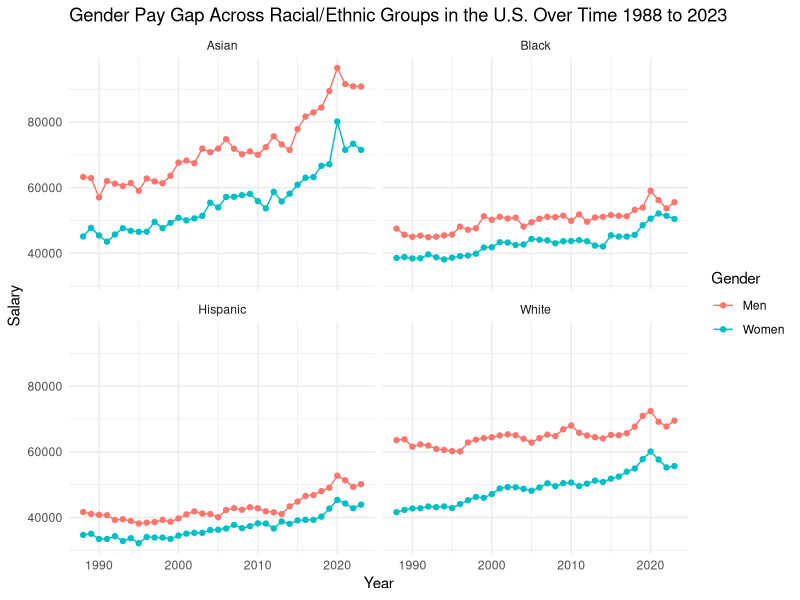
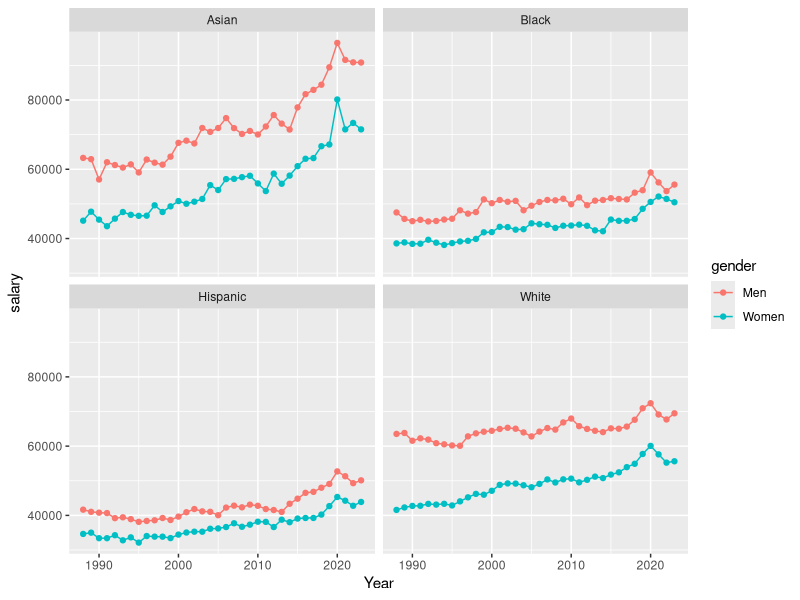
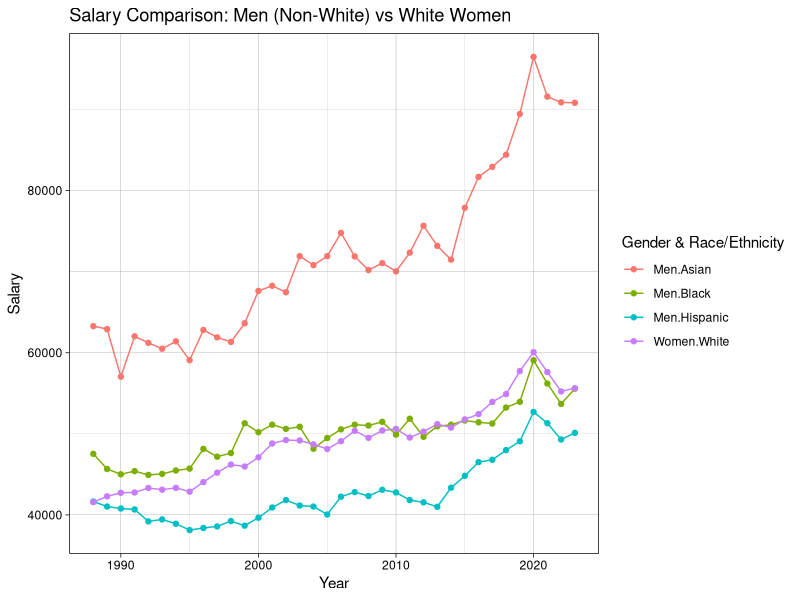
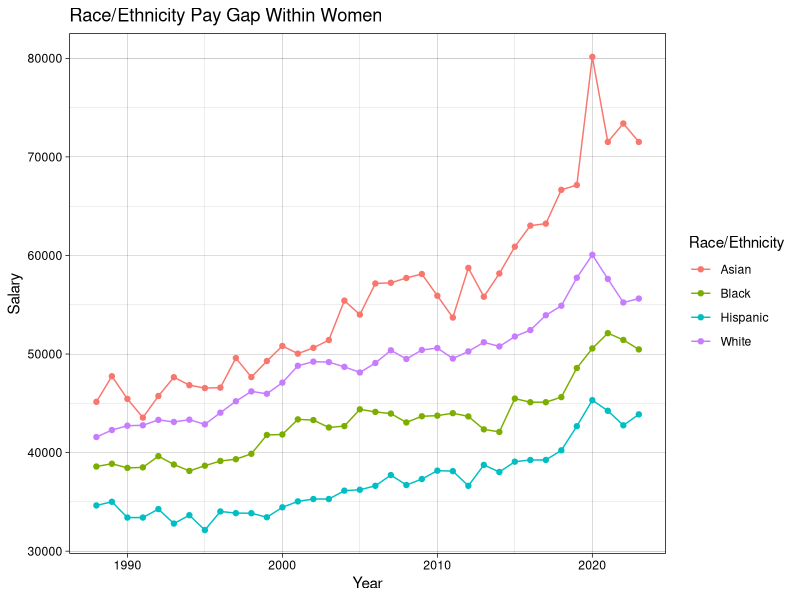
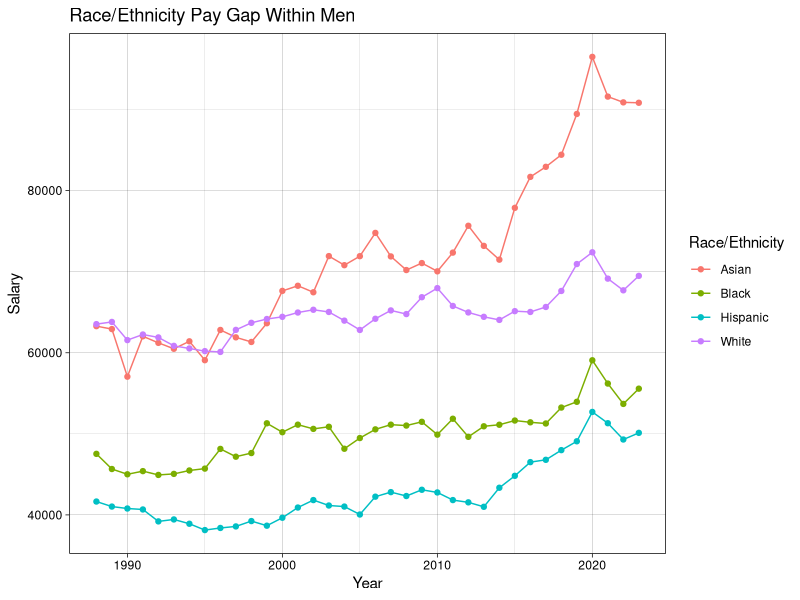
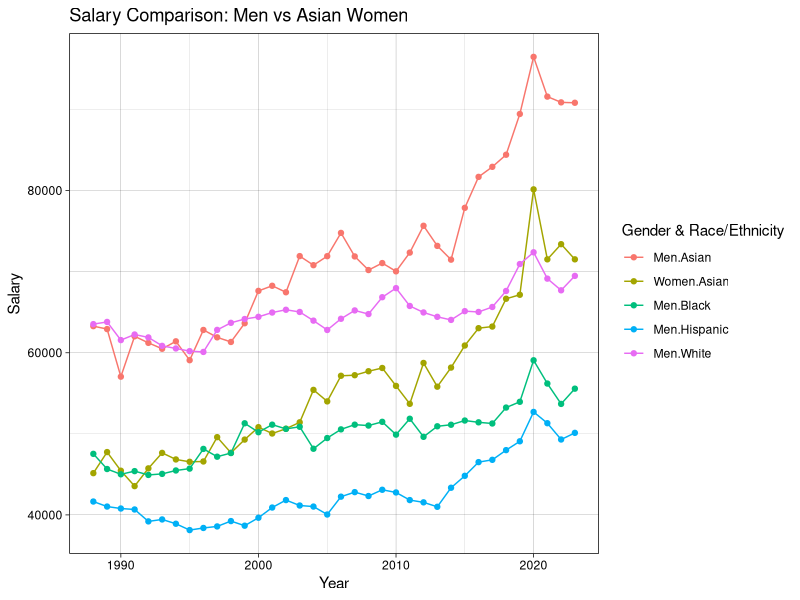

Source code (R) for these figures, in order:
library(tidyverse)
salarydata <- read.csv("salary_bras.csv")

#To clean and transform the data for better use

salarydata <- gather(
  salarydata,
  group,
  salary,
  Asian.Men:White.Women,
  factor_key = TRUE
)


salarydata$ethnicity <- str_split_i(
  salarydata$group,
  "\\.",
  1
)

salarydata$gender <- str_split_i(
  salarydata$group,
  "\\.",
  2
)

#To filter a data set without the total values

salary_data_filter <- salarydata |> filter(ethnicity != "Total")
??salarydata

#To create a graph that shows how are women and man pay across racial groups

 ggplot(salary_data_filter, mapping = aes (x = Year, y = salary, group = gender,
                                   color = gender)) +
   geom_line()+
   geom_point()+
   facet_wrap(~ethnicity) +
   labs(title = "Gender Pay Gap Across Racial/Ethnic Groups in the U.S. Over Time 1988 to 2023",
        y = "Salary",
        x = "Year", color = "Gender")+
   theme_minimal()

ggplot(salary_data_filter, mapping = aes( x= Year, y = salary,
                                          color=gender))+
  geom_line()+
  geom_point()+
  facet_wrap(~ethnicity)

# To create a filter of Non White Males vs White women 

salarydata_whitewomen <- salary_data_filter |> filter((
  gender == "Men" & ethnicity != "White") | (
    gender == "Women" & ethnicity == "White"))

# The creation of the plot of the comparison

ggplot(salarydata_whitewomen, aes(
  x=Year, y=salary, color = interaction(gender, ethnicity)))+
  geom_line()+
  geom_point()+
  labs(title = "Salary Comparison: Men (Non-White) vs White Women", x = "Year",
       y = "Salary", color = "Gender & Race/Ethnicity")+
  theme_linedraw()

#To create a filter of Women only

salarydata_women <- salary_data_filter |> filter(gender == "Women")
salarydata_women

#To create a filter of Men only

salarydata_men <- salary_data_filter |> filter(gender == "Men")
salarydata_men

#To create a plot for women pay gap across groups 

ggplot(salarydata_women, aes(
  x = Year, y = salary, color = ethnicity))+
  geom_line()+
  geom_point()+
  labs(title ="Race/Ethnicity Pay Gap Within Women", x = "Year", y = "Salary",
       color = "Race/Ethnicity")+
  theme_linedraw()

#To make a graph to show the pay gap within men 

ggplot(salarydata_men, aes(
  x = Year, y = salary, color = ethnicity))+
  geom_line()+
  geom_point()+
  labs(title ="Race/Ethnicity Pay Gap Within Men", x = "Year", y = "Salary",
       color = "Race/Ethnicity")+
  theme_linedraw()


# To create a filter of Men vs Asian women 

salarydata_asianwomen <- salary_data_filter |> filter((
  gender == "Men") | (
    gender == "Women" & ethnicity == "Asian"))

# The creation of the plot of the comparison

ggplot(salarydata_asianwomen, aes(
  x=Year, y=salary, color = interaction(gender, ethnicity)))+
  geom_line()+
  geom_point()+
  labs(title = "Salary Comparison: Men vs Asian Women", x = "Year",
       y = "Salary", color = "Gender & Race/Ethnicity")+
  theme_linedraw()
  
  
  
       